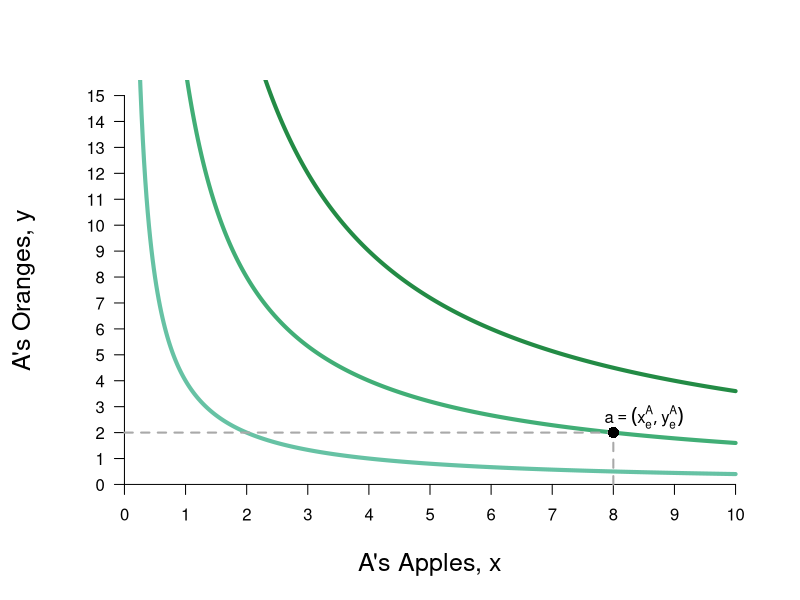

The R source for this figure:
require(ggplot2)
require(shape)
pdf(file = "property_fig1a.pdf", width = 9, height = 7)

#Set parameters for graphics
axislabelsize <- 1.5

indiffcurveA1 <- function(x, U = 4, A = 1, a = 0.5) {
  ((((U-2)/A)*(1/x)^a)^(1/(1-a)))
}

indiffcurveA2 <- function(x, U = 4, A = 1, a = 0.5) {
  (((U/A)*(1/x)^a)^(1/(1-a)))
}

indiffcurveA3 <- function(x, U = 4, A = 1, a = 0.5) {
  ((((U+2)/A)*(1/x)^a)^(1/(1-a)))
}

#Aisha happens to have found 8 apples and 2 oranges, 
#and Betty happens to have found 2 apples and 13 oranges. 
#Aisha's utility (8^0.5)*(2^0.5) = 4
#Betty's utility (2^0.5)*(13^0.5) = 5.09

#COL <- c("#1B9E77", "#D95F02", "#7570B3", "#E7298A", "#66A61E", "#E6AB02", "#A6761D", "#666666")
#COL <- c("#7fc97f", "#beaed4", "#fdc086", "#ffff99")
COL <- c("#99d8c9","#66c2a4","#41ae76", "#238b45", "#005824")
par(mar =  c(5, 5, 4, 2))
xlims <- c(0, 10)
ylims <- c(0, 15)



plot(0, 0, xlim = xlims, ylim = ylims, type = "n",
     xlab = expression(paste("A's Apples, ", x)),
     ylab = expression(paste("A's Oranges, ", y)),
     xaxt = "n", yaxt = "n", cex.lab = axislabelsize, bty = "n")

npts <- 500 
npts2 <- 501
#Specify the sequences of points for graphing. 
xx1 <- seq(xlims[1], xlims[2], length.out = npts)
#xx2 <- seq(xlims[1], xlims[2], length.out = npts)
#xx3 <- seq(xlims[1], xlims[2], length.out = npts2)
#xx4 <- seq(xlims[1], 10, length.out = npts2)

#Draw the lines for the graphs
lines(xx1, indiffcurveA1(xx1), col = COL[2], lwd = 4)
lines(xx1, indiffcurveA2(xx1), col = COL[3], lwd = 4)
lines(xx1, indiffcurveA3(xx1), col = COL[4], lwd = 4)
#lines(xx2, solowCondition(xx2, delta = 5), col = COL[3], lwd = 4)
#lines(xx2, solowInfeas(xx2, delta = 5), col = COL[1], lwd = 4, lty = 2)

#Customize ticks and labels for the plot
ticksy <- seq(from = 0, to = 15, by = 1)
ylabels <- seq(from = 0, to = 15, by = 1)
ticksx <- seq(from = 0, to = 10, by = 1)
xlabels <- seq(from = 0, to = 10, by = 1)
axis(1, at = ticksx, pos = 0, labels = xlabels)
axis(2, at = ticksy, pos = 0, labels = ylabels, las = 1)

#Annotation of the three graphs and the NE
text(45, 1.3, expression(u[1]))
text(45, 3.2, expression(u[2]))
text(45, 6, expression(u[3]))
#text(16, 0.52, expression(paste("Nash Equilibrium")))

#Line to label B's endowment
segments(0, 2, 8, 2, lty = 2, col = "darkgray", lwd = 2)
segments(8, 0, 8, 2, lty = 2, col = "darkgray", lwd = 2)

#Add a point for Aisha's endowment
points(8, 2, pch = 16, col = "black", cex = 1.5)

#Annotating line of 100% quality
text(8.5, 2.6, expression(a == (list(x[e]^A, y[e]^A))))


#Arrow to Slope of BRF
#Arrows(14.2, 0.12, 12.2, 0.12, col = "black", lty = 1, lwd = 2, arr.type = "triangle")
#text(16.8, 0.12, expression(paste("Slope = ", q[p])))

#Arrow to Slope of isoprofit
#Arrows(13, 0.80, 15, 0.80, col = "black", lty = 1, lwd = 2, arr.type = "triangle")
#text(10.2, 0.80, expression(paste("Slope = ", frac(q, p))))

dev.off()

